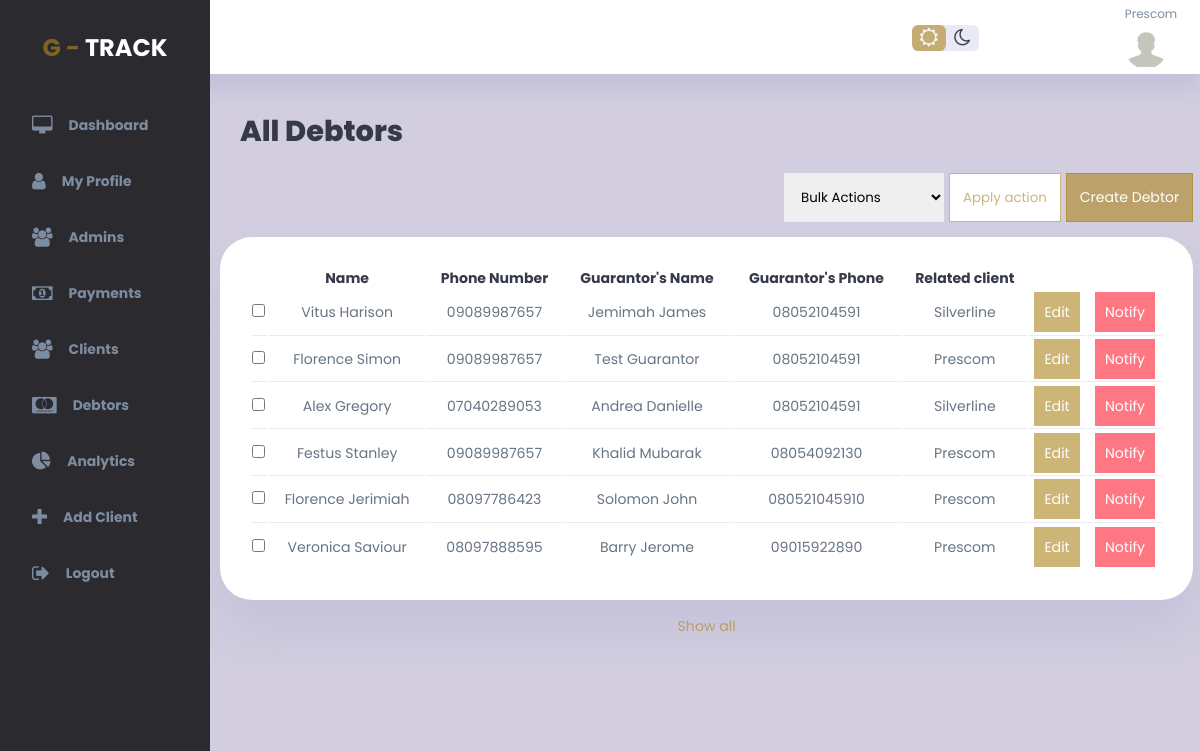
The page /debtors (signed in) on the database its author committed.
### gtrack_app/models.py (models this page shows)
class Debtor(models.Model):
    client_id = models.IntegerField(blank=True, null=True)
    firstname = models.CharField(max_length=65, null=True, blank=True)
    surname = models.CharField(max_length=65, null=True, blank=True)
    address = models.CharField(max_length=65, null=True, blank=True)
    phone = models.CharField(max_length=65, null=True, blank=True)
    email = models.CharField(max_length=65, null=True, blank=True)
    guarantors_name = models.CharField(max_length=65, null=True, blank=True)
    guarantors_phone = models.CharField(max_length=65, null=True, blank=True)
    guarantors_email = models.CharField(max_length=65, null=True, blank=True)
    amount_owed = models.DecimalField(max_digits=10, decimal_places=2, default=0.00)
    date_captured = models.DateTimeField(auto_now=True)
    due_date = models.DateField(null=True, blank=True)

### gtrack_app/views.py (the view)
# urls.py: path('debtors', views.debtors, name='debtors'),
@login_required
def debtors(request):
    all_debtors = Debtor.objects.all().order_by('date_captured').reverse()
    all_clients = User.objects.filter(is_superuser=False, is_staff=False)
    return render(request, 'admins_dashboard/debtors/debtors.html', {'debtors': all_debtors, 'clients': all_clients})

### templates/admins_dashboard/debtors/debtors.html (shortened to what this page needs)
{% extends 'base.html' %}
{% block content %}
{% load static %}
<div class="wrapper">
    <div class="vertical-wrapper" id="sidebar">
        <div class="vertical-bar">
            <div class="logo">
                G - <span>Track</span>
            </div>
            <div class="sidebar">
                <a href="{% url 'index' %}">
                    <i class="fa fa-desktop"></i>
                    <h3>Dashboard</h3>
                </a>
                <a href="{% url 'profile' user_id=user.id %}">
                    <i class="fa fa-user"></i>
                    <h3>My Profile</h3>
                </a>
                <a href="{% url 'admins' %}" class="active">
                    <i class="fa fa-users"></i>
                    <h3>Admins</h3>
                </a>
                <a href="{% url 'payments' %}">
                    <i class="fa fa-money"></i>
                    <h3>Payments</h3>
                </a>
                <a href="{% url 'all_clients' %}">
                    <i class="fa fa-users"></i>
                    <h3>Clients</h3>
                </a>
                <a href="{% url 'debtors' %}">
                    <i class="fa fa-cc-mastercard"></i>
                    <h3>Debtors</h3>
                </a>
                <a href="{% url 'analytics' %}">
                    <i class="fa fa-pie-chart"></i>
                    <h3>Analytics</h3>
                </a>
                <a href="{% url 'create_client' %}">
                    <i class="fa fa-plus"></i>
                    <h3>Add Client</h3>
                </a>
                <a href="{% url 'logout' %}">
                    <i class="fa fa-sign-out"></i>
                    <h3>Logout</h3>
                </a>
            </div>
        </div>
    </div>
    <div class="main-container">
        <div class="top-bar">
            <div class="top-right">
                <div class="theme-toggler">
                    <i class="fa fa-sun-o active"></i>
                    <i class="fa fa-moon-o"></i>
                </div>
                <div class="profile">
                    <div class="info">
                        <small class="text-muted"> {{user.username}}</small>
                    </div>
                    <div class="profile-photo">
                        {% if user.userprofile.profile_pic %}
                        <img src="{{user.userprofile.profile_pic.url}}" width="300" height="300" />
                        {% else %}
                        <img src="{% static 'img/anonymous.jpg' %}" width="300" height="300" />
                        {% endif %}
                    </div>
                </div>
            </div>
        </div>
        <div class="panel cover">
            <main>
                <h1 class="panel-label">All Debtors</h1>
                <div class="panel-body">
                    <form method="post" action="{% url 'debtors_bulk_actions' %}">
                        <div class="top-table for-debtors">
                            <div class="table-actions">
                                <select name="action" id="action" class="dropdown-select">
                                    <option value="bulk_actions">Bulk Actions</option>
                                </select>
                                <button class="primary action-btn action" type="submit"
                                    onclick="return confirm('Are you sure you want to apply the action to the selected record(s)?')">Apply
                                    action</button>
                                <a href="{% url 'create_debtor' %}" class="primary action-btn create">Create Debtor</a>
                            </div>
                        </div>
                        <div class="admin-panel">
                            {% load humanize %}
                            <table>
                                <thead>
                                    <tr>
                                        <th></th>
                                        <th>Name</th>
                                        <th>Phone Number</th>
                                        <th>Guarantor's Name</th>
                                        <th>Guarantor's Phone</th>
                                        <th>Related client</th>
                                    </tr>
                                </thead>
                                <tbody>
                                    {% for debtor in debtors %}
                                    <tr>
                                        <td><input type="checkbox" value="{{debtor.id}}" name="selected_users"></td>
                                        <td>{{ debtor.firstname }} {{ debtor.surname }}</td>
                                        <td>{{ debtor.phone }}</td>
                                        <td>{{ debtor.guarantors_name }}</td>
                                        <td>{{ debtor.guarantors_phone }}</td>
                                        {% for client in clients %}
                                        {% if client.id == debtor.client_id %}
                                        <td>{{ client.username }}</td>
                                        <td><a class="primary-btn"
                                                href="{% url 'edit_debtor' user_id=debtor.id %}">Edit</a></td>
                                        <td><a class="danger-btn" href="{% url 'single_recipient' user_id=debtor.id %}">Notify</a>
                                        </td>
                                        {% endif %}
                                        {% endfor %}
                                    </tr>
                                    {% endfor %}
                                </tbody>
                            </table>
                            <a id="show-all" href="#">Show all</a>
                        </div>
                    </form>
                </div>
            </main>
        </div>
    </div>
</div>
{% endblock %}

### static/css/authenticate.css (style rules this page uses)
* { margin: 0; padding: 0; border: 0; box-sizing: border-box; font-family: 'poppins', sans-serif; }

### rows shown on the page
Debtor: firstname "Vitus", surname "Harison", phone "09089987657", guarantors_name "Jemimah James", guarantors_phone "08052104591"
Debtor: firstname "Florence", surname "Simon", phone "09089987657", guarantors_name "Test Guarantor", guarantors_phone "08052104591"
Debtor: firstname "Alex", surname "Gregory", phone "07040289053", guarantors_name "Andrea Danielle", guarantors_phone "08052104591"
Debtor: firstname "Festus", surname "Stanley", phone "09089987657", guarantors_name "Khalid Mubarak", guarantors_phone "08054092130"
Debtor: firstname "Florence", surname "Jerimiah", phone "08097786423", guarantors_name "Solomon John", guarantors_phone "080521045910"
Debtor: firstname "Veronica", surname "Saviour", phone "08097888595", guarantors_name "Barry Jerome", guarantors_phone "09015922890"

### other values the page prints
{{ user.username }} "Prescom"
{{ client.username }} "Silverline"
{{ client.username }} "Prescom"
